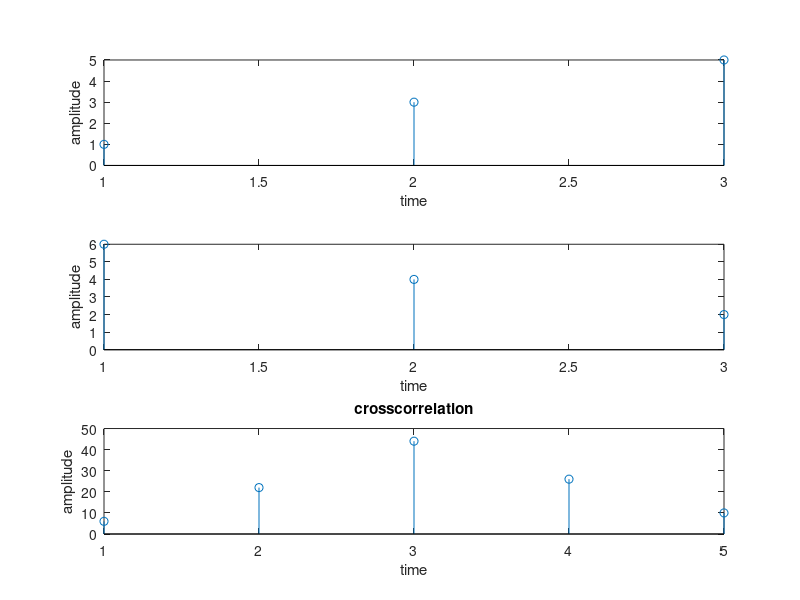

Reproduce this figure in MATLAB.
x = [1 3 5];
y = [2 4 6];
z = fliplr(y);
crossc = conv(x,z);
disp(crossc);
subplot(3,1,1);
stem(x);
xlabel('time');
ylabel('amplitude');
subplot(3,1,2);
stem(z);
xlabel('time');
ylabel('amplitude');
subplot(3,1,3);
stem(crossc);
xlabel('time');
ylabel('amplitude');
title('crosscorrelation');

